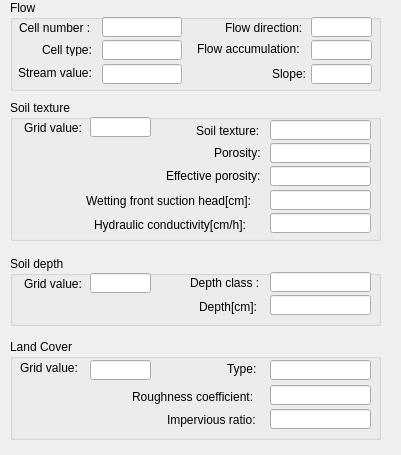
   <widget class="QWidget" name="toolBoxPage6">
    <property name="geometry">
     <rect>
      <x>0</x>
      <y>0</y>
      <width>401</width>
      <height>455</height>
     </rect>
    </property>
    <attribute name="label">
     <string>Cell Info.</string>
    </attribute>
    <widget class="QGroupBox" name="groupBox_14">
     <property name="geometry">
      <rect>
       <x>10</x>
       <y>0</y>
       <width>371</width>
       <height>91</height>
      </rect>
     </property>
     <property name="title">
      <string>Flow</string>
     </property>
     <widget class="QLabel" name="label_45">
      <property name="geometry">
       <rect>
        <x>32</x>
        <y>44</y>
        <width>56</width>
        <height>12</height>
       </rect>
      </property>
      <property name="text">
       <string>Cell type:</string>
      </property>
     </widget>
     <widget class="QLineEdit" name="txtCelltype">
      <property name="geometry">
       <rect>
        <x>92</x>
        <y>40</y>
        <width>80</width>
        <height>20</height>
       </rect>
      </property>
     </widget>
     <widget class="QLabel" name="label_47">
      <property name="geometry">
       <rect>
        <x>8</x>
        <y>65</y>
        <width>81</width>
        <height>16</height>
       </rect>
      </property>
      <property name="text">
       <string>Stream value:</string>
      </property>
     </widget>
     <widget class="QLineEdit" name="txtStreamValue">
      <property name="geometry">
       <rect>
        <x>92</x>
        <y>64</y>
        <width>80</width>
        <height>20</height>
       </rect>
      </property>
     </widget>
     <widget class="QLabel" name="label_48">
      <property name="geometry">
       <rect>
        <x>215</x>
        <y>20</y>
        <width>91</width>
        <height>16</height>
       </rect>
      </property>
      <property name="text">
       <string>Flow direction:</string>
      </property>
     </widget>
     <widget class="QLineEdit" name="txtFD">
      <property name="geometry">
       <rect>
        <x>301</x>
        <y>17</y>
        <width>61</width>
        <height>20</height>
       </rect>
      </property>
     </widget>
     <widget class="QLabel" name="label_49">
      <property name="geometry">
       <rect>
        <x>187</x>
        <y>41</y>
        <width>121</width>
        <height>16</height>
       </rect>
      </property>
      <property name="text">
       <string>Flow accumulation:</string>
      </property>
     </widget>
     <widget class="QLineEdit" name="txtFA">
      <property name="geometry">
       <rect>
        <x>301</x>
        <y>40</y>
        <width>61</width>
        <height>20</height>
       </rect>
      </property>
     </widget>
     <widget class="QLabel" name="label_51">
      <property name="geometry">
       <rect>
        <x>262</x>
        <y>66</y>
        <width>121</width>
        <height>16</height>
       </rect>
      </property>
      <property name="text">
       <string>Slope:</string>
      </property>
     </widget>
     <widget class="QLineEdit" name="txtSlope">
      <property name="enabled">
       <bool>true</bool>
      </property>
      <property name="geometry">
       <rect>
        <x>301</x>
        <y>64</y>
        <width>61</width>
        <height>20</height>
       </rect>
      </property>
     </widget>
     <widget class="QLineEdit" name="txtCellCount">
      <property name="geometry">
       <rect>
        <x>92</x>
        <y>17</y>
        <width>80</width>
        <height>20</height>
       </rect>
      </property>
     </widget>
     <widget class="QLabel" name="label_2">
      <property name="geometry">
       <rect>
        <x>9</x>
        <y>20</y>
        <width>81</width>
        <height>16</height>
       </rect>
      </property>
      <property name="text">
       <string>Cell number :</string>
      </property>
     </widget>
    </widget>
    <widget class="QGroupBox" name="groupBox_15">
     <property name="geometry">
      <rect>
       <x>10</x>
       <y>100</y>
       <width>371</width>
       <height>141</height>
      </rect>
     </property>
     <property name="title">
      <string>Soil texture</string>
     </property>
     <widget class="QLabel" name="label_53">
      <property name="geometry">
       <rect>
        <x>14</x>
        <y>20</y>
        <width>61</width>
        <height>16</height>
       </rect>
      </property>
      <property name="text">
       <string>Grid value:</string>
      </property>
     </widget>
     <widget class="QLineEdit" name="txtTextureGridValue">
      <property name="geometry">
       <rect>
        <x>80</x>
        <y>17</y>
        <width>61</width>
        <height>20</height>
       </rect>
      </property>
     </widget>
     <widget class="QLabel" name="label_54">
      <property name="geometry">
       <rect>
        <x>186</x>
        <y>23</y>
        <width>71</width>
        <height>16</height>
       </rect>
      </property>
      <property name="text">
       <string>Soil texture:</string>
      </property>
     </widget>
     <widget class="QLineEdit" name="txtSoilTexture">
      <property name="geometry">
       <rect>
        <x>260</x>
        <y>20</y>
        <width>101</width>
        <height>20</height>
       </rect>
      </property>
     </widget>
     <widget class="QLabel" name="label_55">
      <property name="geometry">
       <rect>
        <x>204</x>
        <y>45</y>
        <width>71</width>
        <height>16</height>
       </rect>
      </property>
      <property name="text">
       <string>Porosity:</string>
      </property>
     </widget>
     <widget class="QLineEdit" name="txtPorosity">
      <property name="geometry">
       <rect>
        <x>260</x>
        <y>43</y>
        <width>101</width>
        <height>20</height>
       </rect>
      </property>
     </widget>
     <widget class="QLabel" name="label_56">
      <property name="geometry">
       <rect>
        <x>156</x>
        <y>68</y>
        <width>101</width>
        <height>16</height>
       </rect>
      </property>
      <property name="text">
       <string>Effective porosity:</string>
      </property>
     </widget>
     <widget class="QLabel" name="label_57">
      <property name="geometry">
       <rect>
        <x>76</x>
        <y>93</y>
        <width>181</width>
        <height>16</height>
       </rect>
      </property>
      <property name="text">
       <string>Wetting front suction head[cm]:</string>
      </property>
     </widget>
     <widget class="QLabel" name="label_58">
      <property name="geometry">
       <rect>
        <x>84</x>
        <y>117</y>
        <width>181</width>
        <height>16</height>
       </rect>
      </property>
      <property name="text">
       <string>Hydraulic conductivity[cm/h]:</string>
      </property>
     </widget>
     <widget class="QLineEdit" name="txtEffectivePorosity">
      <property name="geometry">
       <rect>
        <x>260</x>
        <y>66</y>
        <width>101</width>
        <height>20</height>
       </rect>
      </property>
     </widget>
     <widget class="QLineEdit" name="txtSuctionhead">
      <property name="geometry">
       <rect>
        <x>260</x>
        <y>90</y>
        <width>101</width>
        <height>20</height>
       </rect>
      </property>
     </widget>
     <widget class="QLineEdit" name="txtcondcutivity">
      <property name="geometry">
       <rect>
        <x>260</x>
        <y>113</y>
        <width>101</width>
        <height>20</height>
       </rect>
      </property>
     </widget>
    </widget>
    <widget class="QGroupBox" name="groupBox_16">
     <property name="geometry">
      <rect>
       <x>10</x>
       <y>339</y>
       <width>371</width>
       <height>101</height>
      </rect>
     </property>
     <property name="title">
      <string>Land Cover</string>
     </property>
     <widget class="QLabel" name="label_60">
      <property name="geometry">
       <rect>
        <x>10</x>
        <y>21</y>
        <width>61</width>
        <height>16</height>
       </rect>
      </property>
      <property name="text">
       <string>Grid value:</string>
      </property>
     </widget>
     <widget class="QLineEdit" name="txtLandGridValue">
      <property name="geometry">
       <rect>
        <x>80</x>
        <y>21</y>
        <width>61</width>
        <height>20</height>
       </rect>
      </property>
     </widget>
     <widget class="QLabel" name="label_61">
      <property name="geometry">
       <rect>
        <x>217</x>
        <y>22</y>
        <width>41</width>
        <height>16</height>
       </rect>
      </property>
      <property name="text">
       <string>Type:</string>
      </property>
     </widget>
     <widget class="QLabel" name="label_62">
      <property name="geometry">
       <rect>
        <x>122</x>
        <y>50</y>
        <width>138</width>
        <height>16</height>
       </rect>
      </property>
      <property name="text">
       <string>Roughness coefficient:</string>
      </property>
     </widget>
     <widget class="QLabel" name="label_63">
      <property name="geometry">
       <rect>
        <x>157</x>
        <y>73</y>
        <width>108</width>
        <height>16</height>
       </rect>
      </property>
      <property name="text">
       <string>Impervious ratio:</string>
      </property>
     </widget>
     <widget class="QLineEdit" name="txtLandType">
      <property name="geometry">
       <rect>
        <x>260</x>
        <y>21</y>
        <width>101</width>
        <height>20</height>
       </rect>
      </property>
     </widget>
     <widget class="QLineEdit" name="txtRoughness">
      <property name="geometry">
       <rect>
        <x>260</x>
        <y>46</y>
        <width>101</width>
        <height>20</height>
       </rect>
      </property>
     </widget>
     <widget class="QLineEdit" name="txtratio">
      <property name="geometry">
       <rect>
        <x>260</x>
        <y>70</y>
        <width>101</width>
        <height>20</height>
       </rect>
      </property>
     </widget>
    </widget>
    <widget class="QGroupBox" name="groupBox_17">
     <property name="geometry">
      <rect>
       <x>10</x>
       <y>256</y>
       <width>371</width>
       <height>70</height>
      </rect>
     </property>
     <property name="title">
      <string>Soil depth</string>
     </property>
     <widget class="QLabel" name="label_71">
      <property name="geometry">
       <rect>
        <x>14</x>
        <y>20</y>
        <width>61</width>
        <height>16</height>
       </rect>
      </property>
      <property name="text">
       <string>Grid value:</string>
      </property>
     </widget>
     <widget class="QLineEdit" name="txtDepthValue">
      <property name="geometry">
       <rect>
        <x>80</x>
        <y>17</y>
        <width>61</width>
        <height>20</height>
       </rect>
      </property>
     </widget>
     <widget class="QLabel" name="label_72">
      <property name="geometry">
       <rect>
        <x>180</x>
        <y>19</y>
        <width>80</width>
        <height>16</height>
       </rect>
      </property>
      <property name="text">
       <string>Depth class :</string>
      </property>
     </widget>
     <widget class="QLineEdit" name="txtSoilDepthClass">
      <property name="geometry">
       <rect>
        <x>260</x>
        <y>16</y>
        <width>101</width>
        <height>20</height>
       </rect>
      </property>
     </widget>
     <widget class="QLabel" name="label_77">
      <property name="geometry">
       <rect>
        <x>189</x>
        <y>43</y>
        <width>101</width>
        <height>16</height>
       </rect>
      </property>
      <property name="text">
       <string>Depth[cm]:</string>
      </property>
     </widget>
     <widget class="QLineEdit" name="txtSoilDepth">
      <property name="geometry">
       <rect>
        <x>260</x>
        <y>39</y>
        <width>101</width>
        <height>20</height>
       </rect>
      </property>
     </widget>
    </widget>
   </widget>
